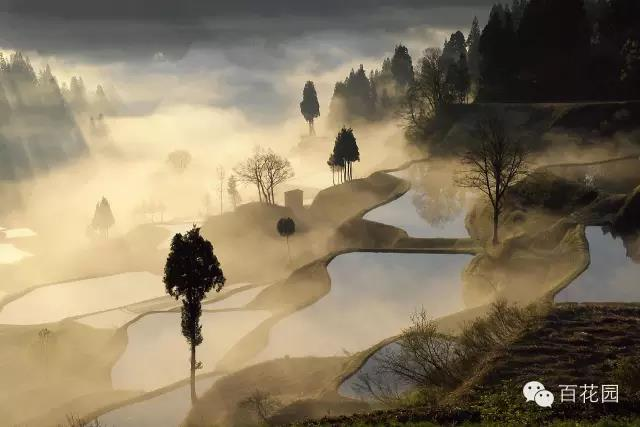
#> input picture Python/new-learn/test.jpg, 640 x 427 px
$ python mypillow.py
#> lines starting #> are read from the running program, lines starting #| are printed output that depends on the picture
from PIL import Image
im = Image.open('test.jpg')
#> im is the input picture: PIL image 640x427 RGB; mean R, G, B 133.6, 120.4, 96.4
w, h = im.size
#> w = 640; h = 427
print('Original image size: %sx%s' %(w, h))
#| Original image size: 640x427
im.thumbnail((w//2, h//2))
#> im: PIL image 319x213 RGB
print('Resize image to: %sx%s' %(w//2, h//2))
#| Resize image to: 320x213
im.save('thumbnail.jpg', 'jpeg')

from PIL import Image, ImageFilter
im = Image.open('test.jpg')
im2 = im.filter(ImageFilter.BLUR)
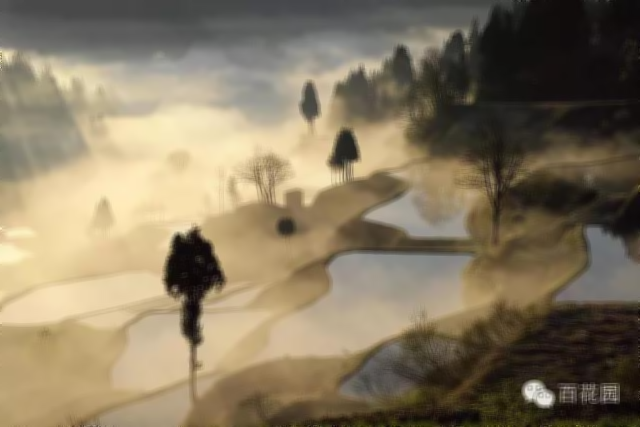
#> im2: PIL image 640x427 RGB; mean R, G, B 133.6, 120.4, 96.5
im2.save('blur.jpg', 'jpeg')
